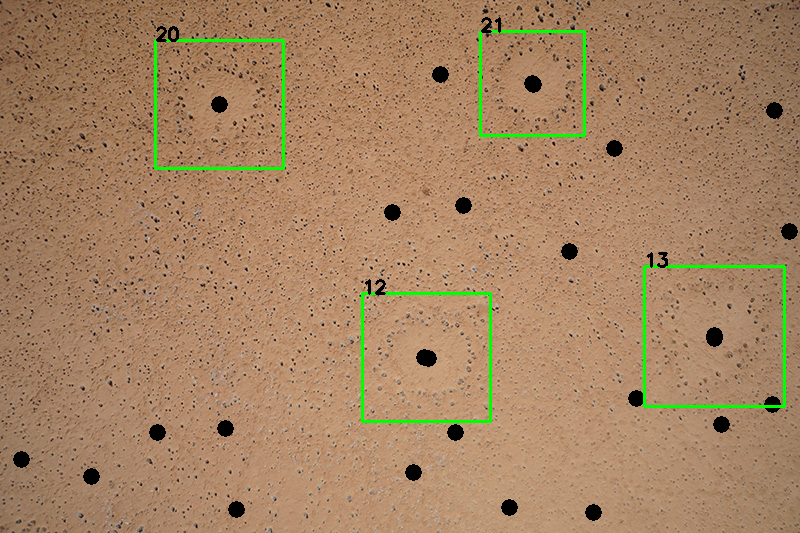
#> input picture model_gray/save2/09879_result.bmp, 800 x 533 px, given in place of Escourt_dfc_29April2017_rgb_transparent_mosaic_group1327.TIF, which was not available
$ python locate_method2_gray.py   (older library calls are emulated)
#> lines starting #> are read from the running program, lines starting #| are printed output that depends on the picture; after the words box and inside, x2 and y2 are one past the last pixel; in counts of white or black regions, pixels touching at a corner belong together; pictures that were not available may be replaced by others from this repository, and a replacement may not be noted
import tensorflow as tf
import numpy as np
import os
import  glob
import cv2
import time
import sys, argparse
import matplotlib.pyplot as plt
import re

time_start_1 = time.clock()
src_img, src_img_grey, height, width = None, None, None, None
num, src_img_window, centers_map, centers_src_img = 2, None, None, None
num = 0

step_size = (5, 5, 5)
window_size = (100, 80, 60)
#window_size = (50, 40, 30)
#step_size = (5, 10)
#window_size = (100, 90)
threshold = 0.90   #0.98
center_threshold = 0.90
images = []
locations = []
image_size = 40
num_channels = 1
result = None
n_percenter = None
center_range = range(80, 200, 12)
#k_gau = [(3, 3), (5, 5), (7, 7), (9, 9), (11, 11)]
k_gau = [(3, 3), (7, 7), (11, 11)]   # gausian kernel for select() to generate location
#center_range = range(30, 50, 3)


def select():
    c = 0
    img2 = src_img.copy()
    img2 = cv2.fastNlMeansDenoisingColored(img2, None, 4, 4, 5, 9)
    img3 = cv2.cvtColor(img2, cv2.COLOR_RGB2GRAY)
    for k in k_gau:
        img2 = cv2.GaussianBlur(img3, (5, 5), 0)
        img2 = cv2.Laplacian(img2, cv2.CV_64F)
        img2 = 255 - img2
        img2 = cv2.GaussianBlur(img2, k, 0)
        img2 = np.uint8(img2)
        dist_transform = cv2.distanceTransform(img2, cv2.DIST_L2, 5)
        _, thresh = cv2.threshold(dist_transform, 12, 255, cv2.THRESH_BINARY)
        thresh = np.uint8(thresh)
        _, contours, hierarchy = cv2.findContours(thresh, cv2.RETR_TREE, cv2.CHAIN_APPROX_SIMPLE)
        for i in contours:
            x, y, w, h = cv2.boundingRect(i)
            if w < 20 or h < 20 or w > 200 or h > 200:
                continue
            cv2.circle(centers_map, (int((2 * x + w) / 2), int((2 * y + h) / 2)), 8, (0, 0, 0), -1, lineType=4)
            cv2.circle(centers_src_img, (int((2 * x + w) / 2), int((2 * y + h) / 2)), 8, (0, 0, 0), -1, lineType=4)
            c = c + 1
    #print('center_num =', c)


# [25 lines left out: function select2, not called in this run]


def predict(imagelist):
    print('Length is', len(imagelist))
    start = time.clock()
    imagelist = np.array(imagelist, dtype=np.uint8)
    imagelist = imagelist.astype('float32')
    imagelist = np.multiply(imagelist, 1.0/255.0)
    #The input to the network is of shape [None image_size image_size num_channels]. Hence we reshape.
    x_batch = imagelist.reshape(len(locations), image_size, image_size, num_channels)   #first variable is number of images
    ## Let us restore the saved model
    tf.reset_default_graph()   # finalize() after tf.session()
    with tf.Session() as sess:
        sess = tf.Session()
        # Step-1: Recreate the network graph. At this step only graph is created.
        saver = tf.train.import_meta_graph('./save_model/fcs-model.meta')
        # Step-2: Now let's load the weights saved using the restore method.
        saver.restore(sess, tf.train.latest_checkpoint('./save_model/'))

        # Accessing the default graph which we have restored
        graph = tf.get_default_graph()

        # Now, let's get hold of the op that we can be processed to get the output.
        # In the original network y_pred is the tensor that is the prediction of the network
        y_pred = graph.get_tensor_by_name("y_pred:0")

        ## Let's feed the images to the input placeholders
        x = graph.get_tensor_by_name("x:0")
        y_true = graph.get_tensor_by_name("y_true:0")
        y_test_images = np.zeros((1, 3))
        ### Creating the feed_dict that is required to be fed to calculate y_pred
        feed_dict_testing = {x: x_batch, y_true: y_test_images}
        global result
        result = sess.run(y_pred, feed_dict=feed_dict_testing)
    tf.get_default_graph().finalize()   # important!!! loop will be slower without this line
    # result is of this format [probabiliy_of_rose probability_of_sunflower]
    end = time.clock()
    print('predict =', end - start)


def putsquares(x1, x2, y1, y2):
    blank_image[y1:y2, x1:x2] = blank_image[y1:y2, x1:x2] + 1


# [11 lines left out: function putlocations, not called in this run]


def pickfromcenter(cx, cy):   # pick a series of images put into images[]
    for i in center_range:   #center_range
        x1, x2 = int(cx - i/2), int(cx + i/2)
        y1, y2 = int(cy - i/2), int(cy + i/2)
        if x1 < 0:
            x1 = 0
        if y1 < 0:
            y1 = 0
        if x2 >= width:
            x2 = width - 1
        if y2 >= height:
            y2 = height - 1
        region = src_img_grey[y1:y2, x1:x2]
        locations.append((x1, y1, x2, y2))
        region = cv2.resize(region, (image_size, image_size))
        images.append(region)


def countcontours():   # find center of each contour put into center_list[], then pick images use center
    _, center_cnt, _ = cv2.findContours(centers_map, 1, 2)
    global center_list
    global images
    images = []
    global locations
    locations = []
    #print('images', images)
    for i in center_cnt:
        area = cv2.contourArea(i)
        x, y, w, h = cv2.boundingRect(i)
        #cv2.putText(centers_map, str(area), (x, int(y * 0.95)), cv2.FONT_HERSHEY_SIMPLEX, 0.4, (0, 0, 0), 1)
        if area <= 5000:
            moments = cv2.moments(i)
            if moments['m00'] == 0:
                continue
            else:
                cx = int(moments['m10'] / moments['m00'])
                cy = int(moments['m01'] / moments['m00'])
            center_list = np.append(center_list, [[cx, cy]], axis=0)
            #center_list = np.append(center_list, (cx, cy))
            #center_list.append((cx, cy))
            pickfromcenter(cx, cy)
            #cv2.rectangle(src_img, (cx - 30, cy - 30), (cx + 30, cy + 30), (0, 255, 0), 1)
        else:
            pass


def putfinallocations(save=False):
    global n_percenter
    n_percenter = 0   # how many pics or results for each center
    for c in center_range:   #center_range
        n_percenter = n_percenter + 1
    print('n_percenter', n_percenter)
    for i in range(0, len(center_list)):   # loop in each center   range  from 1???
        plist = []   # a group of value from result[]
        for j in range(0, n_percenter):   # find max in result[]
            l = i * n_percenter + j   # index in centerlist and result i - 1???
            plist.append(result[l][0])
        if max(plist) >= center_threshold:
            print('max index', plist.index(max(plist)))
            print('max value', max(plist))
            l = i * n_percenter + plist.index(max(plist))
            x1, y1, x2, y2 = locations[l][0], locations[l][1], locations[l][2], locations[l][3]
            if x1 < 0:
                x1 = 0
            if y1 < 0:
                y1 = 0
            if x2 >= width:
                x2 = width - 1
            if y2 >= height:
                y2 = height - 1
            if save is True:
                window = src_img_window[y1:y2, x1:x2]
                window = cv2.resize(window, (100, 100))
                name = str(num) + '_' + str(i) + '.jpg'
                cv2.imwrite(save_path + '/' + name, window)
            #cv2.rectangle(src_img, (x1, y1), (x2, y2), (0, 255, 0), 1)
            #cv2.putText(src_img, str(i), (x1, y1), cv2.FONT_HERSHEY_SIMPLEX, 0.6, (0, 0, 0), 2)
            cv2.rectangle(centers_src_img, (x1, y1), (x2, y2), (0, 255, 0), 2)
            cv2.putText(centers_src_img, str(i), (x1, y1), cv2.FONT_HERSHEY_SIMPLEX, 0.6, (0, 0, 0), 2)
            print(i, 'result', plist)
            print()
        #print(i, 'result', plist)
        #print()

def filterboxes(save=False):
    start = time.clock()
    global images, locations, result
    countcontours()   # find center of contour, build center_list[], pick images
    #print('centerlist', center_list)
    print('Potential_FCs_num =', len(center_list))
    predict(images)   # return result[]
    if save is True:
        putfinallocations(save=True)   # this step save predicted windows
    else:
        putfinallocations()
    images, locations, result = [], [], None
    end = time.clock()
    print('filter time =', end - start)

# [4 lines left out: function plot_image, not called in this run]


def locate2(imgfullpath, show_result=False, save=False, save_small=False):
#> called with show_result = True, save = False, save_small = False
    global locations, result, images, src_img, src_img_grey, height, width, src_img_window
    global blank_image, centers_map, center_list, centers_src_img
    src_img = cv2.imread(imgfullpath)
#> src_img is the input picture: shape (533, 800, 3); mean B, G, R 98.5, 131.7, 165.1
    centers_src_img = src_img.copy()
    #boxes_img = src_img.copy()
    src_img_window = src_img.copy()
    src_img_grey = cv2.cvtColor(src_img, cv2.COLOR_RGB2GRAY)
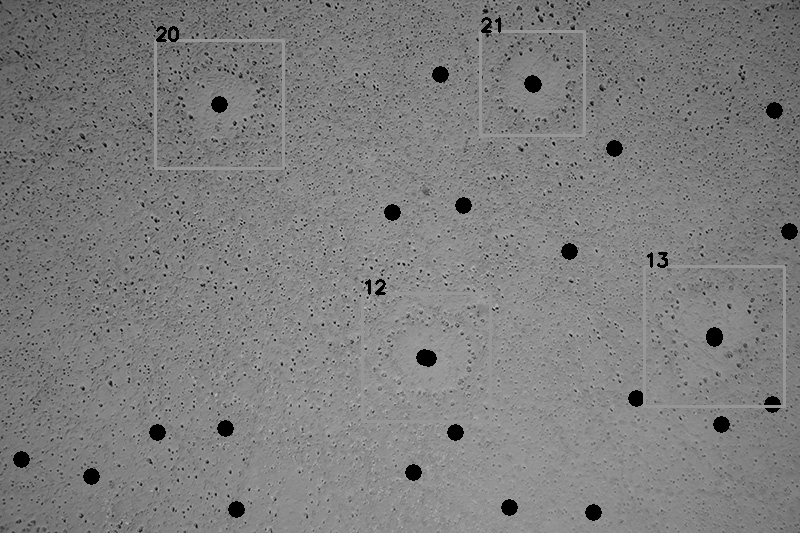
#> src_img_grey: shape (533, 800); min 0, max 201, mean 125.6
    height, width = src_img.shape[:2]
#> height = 533; width = 800
    #print(width, height)
    #blank_image = np.zeros((height, width, 1), np.uint8)  # for showing the map
    centers_map = np.zeros((height, width, 1), np.uint8)
    centers_map[:] = 255
    center_list = np.array([], np.int32, ndmin=2)
    center_list = np.reshape(center_list, (-1, 2))
    select()
#> the loop in select, `for k in k_gau:` made 3 passes
#> pass 1, in select, `img2 = 255 - img2`:
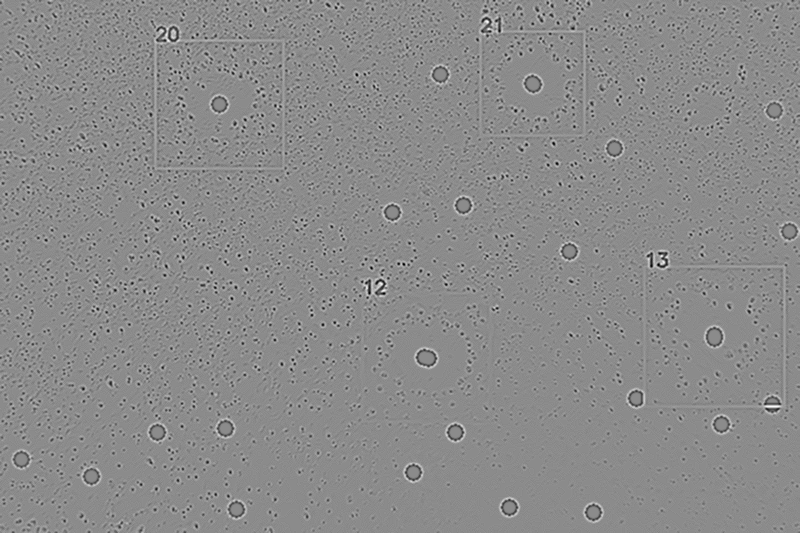
#> img2: shape (533, 800) float64; min 185, max 313, mean 255; drawn with min black and max white
#> after the loop in select, `for k in k_gau:`:
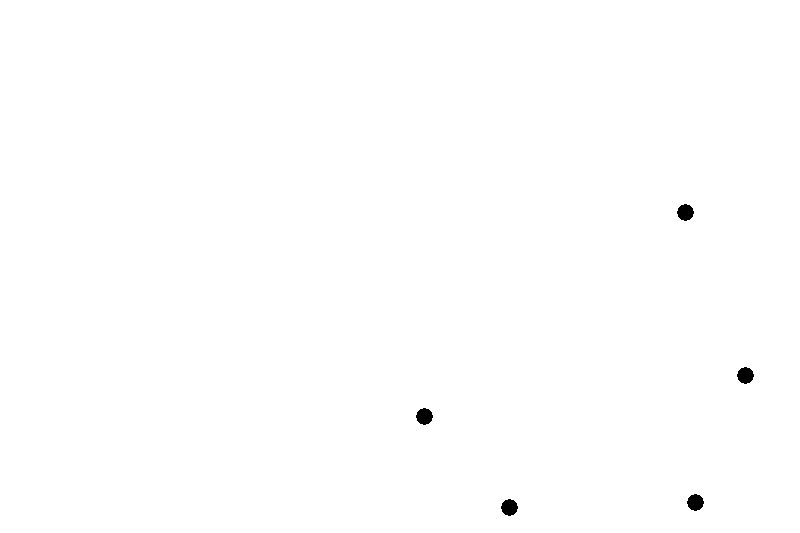
#> centers_map: shape (533, 800, 1); 99.8% white; 5 black regions, box (x1, y1, x2, y2) and area: (677, 204, 694, 221) 213, (737, 367, 754, 384) 213, (416, 408, 433, 425) 213, (687, 494, 704, 511) 213, (501, 499, 518, 516) 213
#> after the loop in select, `for k in k_gau:`:
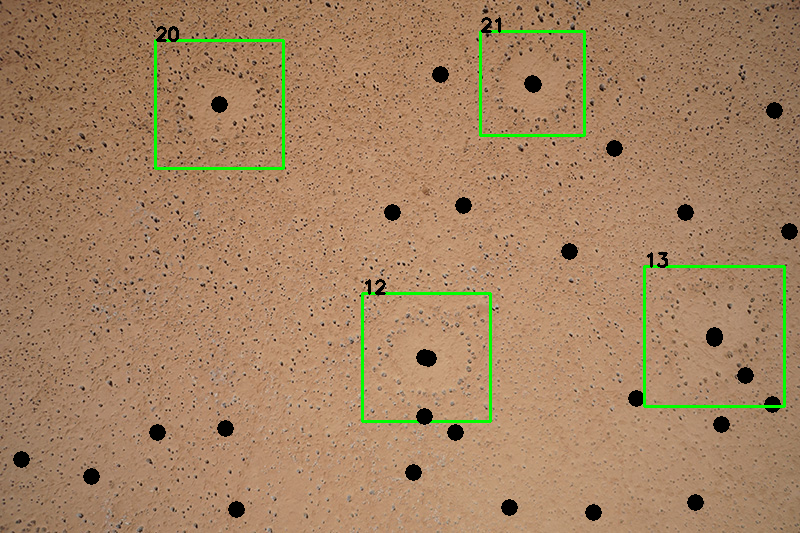
#> centers_src_img: shape (533, 800, 3); 0.2% of pixels changed, all inside (x1, y1, x2, y2) = (416, 204, 754, 511)
#> after the loop in select, `for k in k_gau:`:
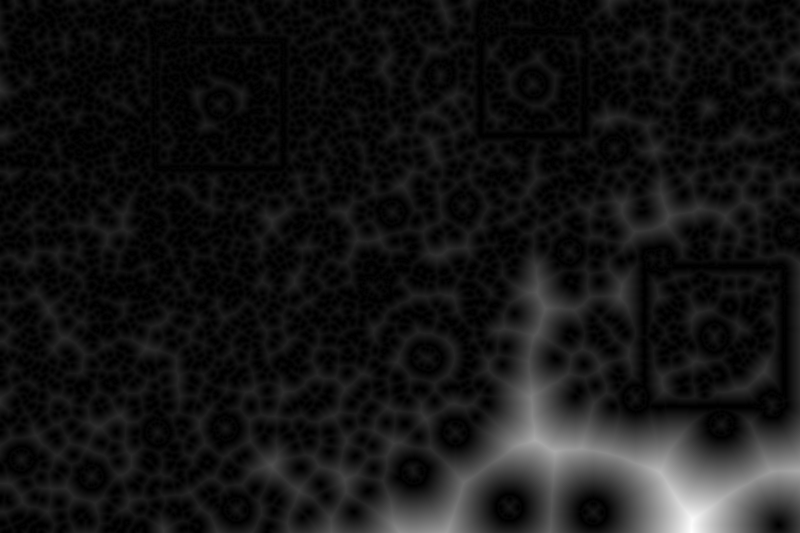
#> dist_transform: shape (533, 800) float32; min 0, max 88.15, mean 7.5; drawn with min black and max white
#> after the loop in select, `for k in k_gau:`:
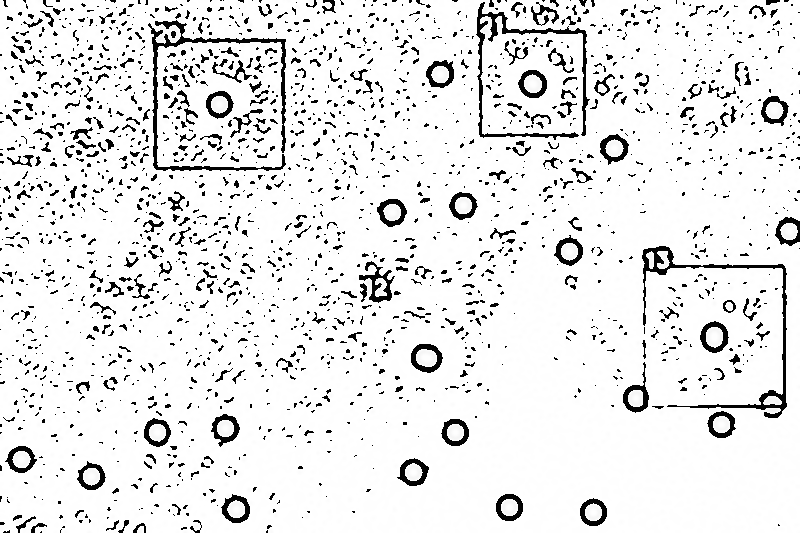
#> img2: shape (533, 800); min 0, max 255, mean 231.6
#> after the loop in select, `for k in k_gau:`:
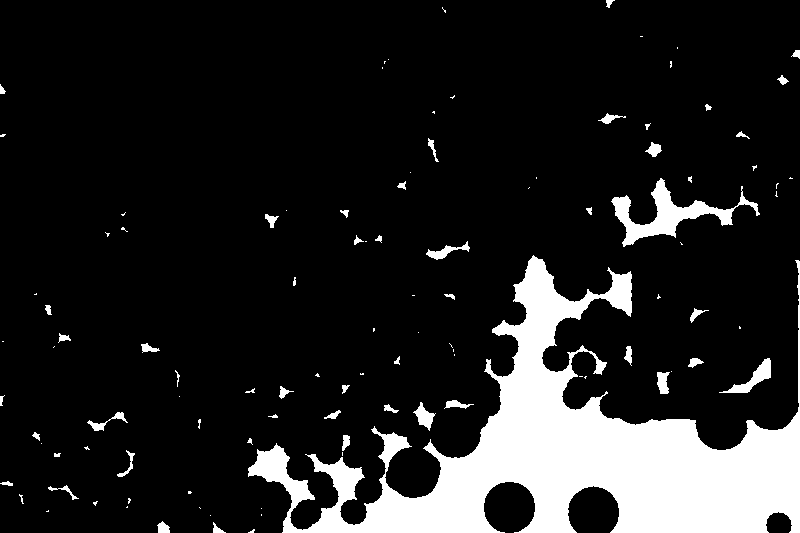
#> thresh: shape (533, 800); 13.6% white; 106 white regions (56 under 20 px)
#> after the loop in select, `for k in k_gau:`: c = 5
    if save_small is True:
        filterboxes(save=True)
    else:
        filterboxes()
#> in countcontours, `_, center_cnt, _ = cv2.findContours(centers_map, 1, 2)`: center_cnt = 6 contours; box (x1, y1, x2, y2) and area: (0, 0, 800, 533) 425068, (500, 498, 519, 517) 236, (686, 493, 705, 512) 236, (415, 407, 434, 426) 236, (736, 366, 755, 385) 236, (676, 203, 695, 222) 236
#> the loop in countcontours, `for i in center_cnt:` made 6 passes
#> (area, x, y, w, h, cx, cy, center_list) on passes 2 to 4: (236, 686, 493, 19, 19, 695, 502, [[509, 507], [695, 502]]), (236, 415, 407, 19, 19, 424, 416, [[509, 507], [695, 502], [424, 416]]), (236, 736, 366, 19, 19, 745, 375, [[509, 507], [695, 502], [424, 416], [745, 375]])
#> (area, x, y, w, h, cx, cy) on passes 1, 5: (236, 500, 498, 19, 19, 509, 507), (236, 676, 203, 19, 19, 685, 212)
#> after the loop in countcontours, `for i in center_cnt:`: center_list = [[509, 507], [695, 502], [424, 416], [745, 375], [685, 212]]
#| Potential_FCs_num = 5
#> (the call stopped at in predict, `with tf.Session() as sess:`: tensorflow is not available in this run)
#> the loop in putfinallocations, `for i in range(0, len(center_list)):` made 1 pass
    if save is True:
        name = str(num) + '_' + 'result' + '.bmp'
        cv2.imwrite(save_path + '/' + name, centers_src_img)
    if show_result is True:
        cv2.imshow('center', centers_src_img)
        cv2.imshow(imgfullpath, src_img)


# [42 lines left out: functions locate2_2, read_filse_and_locate, not called in this run]


image_name = '../single_testing_images/DFC/DFC_AOI_RGB_tile335.TIF'   # DFC
image_name = '../single_testing_images/DFC3/Escourt_dfc_29April2017_rgb_transparent_mosaic_group1327.TIF'
#image_name = '../single_testing_images/GFC/GFC_AOI6_RGB_tile631.TIF'   # GFC
#image_name = '../single_testing_images/compare2/DSC09886.jpg'
#image_name = '../single_testing_images/ng/ng5.jpg'
img_folder_path = '../single_testing_images/DFC'
#img_folder_path = '../single_testing_images/compare2'
#img_folder_path = '../single_testing_images/ng'
save_path = './save2'
#save_path = './save2'

#read_filse_and_locate()   # save and do not show by default
#> (the run stopped early here; a loop or call above may not have finished)
